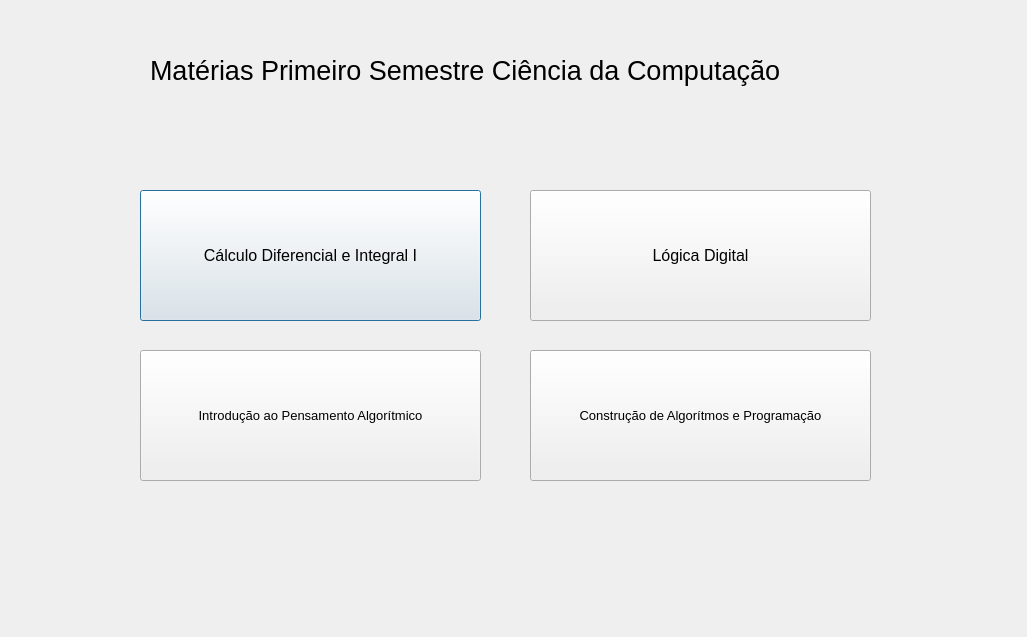
<?xml version="1.0" encoding="UTF-8"?>
<ui version="4.0">
 <class>info_materia</class>
 <widget class="QDialog" name="info_materia">
  <property name="geometry">
   <rect>
    <x>0</x>
    <y>0</y>
    <width>1027</width>
    <height>637</height>
   </rect>
  </property>
  <property name="windowTitle">
   <string>Dialog</string>
  </property>
  <widget class="QLabel" name="label">
   <property name="geometry">
    <rect>
     <x>150</x>
     <y>10</y>
     <width>751</width>
     <height>121</height>
    </rect>
   </property>
   <property name="font">
    <font>
     <pointsize>20</pointsize>
    </font>
   </property>
   <property name="text">
    <string>Matérias Primeiro Semestre Ciência da Computação</string>
   </property>
  </widget>
  <widget class="QPushButton" name="btn_calculo">
   <property name="geometry">
    <rect>
     <x>140</x>
     <y>190</y>
     <width>341</width>
     <height>131</height>
    </rect>
   </property>
   <property name="font">
    <font>
     <pointsize>12</pointsize>
    </font>
   </property>
   <property name="text">
    <string>Cálculo Diferencial e Integral I</string>
   </property>
  </widget>
  <widget class="QPushButton" name="btn_logica">
   <property name="geometry">
    <rect>
     <x>530</x>
     <y>190</y>
     <width>341</width>
     <height>131</height>
    </rect>
   </property>
   <property name="font">
    <font>
     <pointsize>12</pointsize>
    </font>
   </property>
   <property name="text">
    <string>Lógica Digital</string>
   </property>
  </widget>
  <widget class="QPushButton" name="btn_ipa">
   <property name="geometry">
    <rect>
     <x>140</x>
     <y>350</y>
     <width>341</width>
     <height>131</height>
    </rect>
   </property>
   <property name="font">
    <font>
     <pointsize>10</pointsize>
    </font>
   </property>
   <property name="text">
    <string>Introdução ao Pensamento Algorítmico</string>
   </property>
  </widget>
  <widget class="QPushButton" name="btn_CAP">
   <property name="geometry">
    <rect>
     <x>530</x>
     <y>350</y>
     <width>341</width>
     <height>131</height>
    </rect>
   </property>
   <property name="font">
    <font>
     <pointsize>10</pointsize>
    </font>
   </property>
   <property name="text">
    <string>Construção de Algorítmos e Programação</string>
   </property>
  </widget>
 </widget>
 <resources/>
 <connections/>
</ui>
